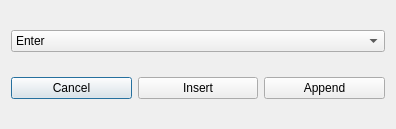
<?xml version="1.0" encoding="UTF-8"?>
<ui version="4.0">
 <class>specialKeyBox</class>
 <widget class="QDialog" name="specialKeyBox">
  <property name="geometry">
   <rect>
    <x>0</x>
    <y>0</y>
    <width>396</width>
    <height>129</height>
   </rect>
  </property>
  <property name="windowTitle">
   <string>Special Key Settings</string>
  </property>
  <layout class="QGridLayout" name="gridLayout">
   <item row="1" column="0" colspan="2">
    <layout class="QHBoxLayout" name="horizontalLayout">
     <item>
      <widget class="QPushButton" name="cancelAction">
       <property name="text">
        <string>Cancel</string>
       </property>
      </widget>
     </item>
     <item>
      <widget class="QPushButton" name="insertAction">
       <property name="text">
        <string>Insert</string>
       </property>
      </widget>
     </item>
     <item>
      <widget class="QPushButton" name="appendAction">
       <property name="text">
        <string>Append</string>
       </property>
      </widget>
     </item>
    </layout>
   </item>
   <item row="0" column="0" colspan="2">
    <layout class="QHBoxLayout" name="horizontalLayout_2">
     <item>
      <widget class="QComboBox" name="specialKey">
       <item>
        <property name="text">
         <string>Enter</string>
        </property>
       </item>
       <item>
        <property name="text">
         <string>Backspace</string>
        </property>
       </item>
       <item>
        <property name="text">
         <string>Delete</string>
        </property>
       </item>
      </widget>
     </item>
    </layout>
   </item>
  </layout>
 </widget>
 <resources/>
 <connections/>
</ui>
